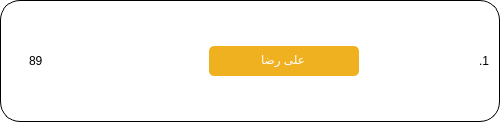
<?xml version="1.0" encoding="UTF-8"?>
<ui version="4.0">
 <class>Frame</class>
 <widget class="QFrame" name="Frame">
  <property name="geometry">
   <rect>
    <x>0</x>
    <y>0</y>
    <width>500</width>
    <height>120</height>
   </rect>
  </property>
  <property name="maximumSize">
   <size>
    <width>16777215</width>
    <height>120</height>
   </size>
  </property>
  <property name="windowTitle">
   <string>Frame</string>
  </property>
  <property name="styleSheet">
   <string notr="true">#Frame{
	border-radius: 20px;
	border: 1px solid black;
	background-color: rgb(255, 255, 255);
}</string>
  </property>
  <layout class="QGridLayout" name="gridLayout">
   <property name="leftMargin">
    <number>10</number>
   </property>
   <property name="topMargin">
    <number>10</number>
   </property>
   <property name="rightMargin">
    <number>10</number>
   </property>
   <property name="bottomMargin">
    <number>10</number>
   </property>
   <property name="horizontalSpacing">
    <number>10</number>
   </property>
   <property name="verticalSpacing">
    <number>0</number>
   </property>
   <item row="1" column="0">
    <widget class="QLineEdit" name="scoreLineEdit">
     <property name="minimumSize">
      <size>
       <width>50</width>
       <height>35</height>
      </size>
     </property>
     <property name="maximumSize">
      <size>
       <width>50</width>
       <height>16777215</height>
      </size>
     </property>
     <property name="styleSheet">
      <string notr="true">border-radius:5px;</string>
     </property>
     <property name="text">
      <string>89</string>
     </property>
     <property name="alignment">
      <set>Qt::AlignCenter</set>
     </property>
     <property name="readOnly">
      <bool>true</bool>
     </property>
    </widget>
   </item>
   <item row="1" column="3">
    <widget class="QLabel" name="profileImageLabel">
     <property name="minimumSize">
      <size>
       <width>100</width>
       <height>100</height>
      </size>
     </property>
     <property name="maximumSize">
      <size>
       <width>100</width>
       <height>100</height>
      </size>
     </property>
     <property name="sizeIncrement">
      <size>
       <width>0</width>
       <height>0</height>
      </size>
     </property>
     <property name="styleSheet">
      <string notr="true">QFrame#profileImageLabel{
backgound-color:#fffff;
border-radius:50px;
background-color:#ffffff;
}
QFrame#profileImageLabel::QPixmap{
border-radius:50px;
}
</string>
     </property>
     <property name="text">
      <string/>
     </property>
     <property name="scaledContents">
      <bool>true</bool>
     </property>
     <property name="alignment">
      <set>Qt::AlignCenter</set>
     </property>
    </widget>
   </item>
   <item row="1" column="2">
    <widget class="QLineEdit" name="userNameLineEdit">
     <property name="minimumSize">
      <size>
       <width>150</width>
       <height>30</height>
      </size>
     </property>
     <property name="maximumSize">
      <size>
       <width>300</width>
       <height>16777215</height>
      </size>
     </property>
     <property name="styleSheet">
      <string notr="true">QLineEdit#userNameLineEdit{
	color: #ffffff;
	background-color:  rgb(239, 177, 31);
    border-radius: 5px;
}
</string>
     </property>
     <property name="text">
      <string>علی رضا</string>
     </property>
     <property name="alignment">
      <set>Qt::AlignCenter</set>
     </property>
     <property name="readOnly">
      <bool>true</bool>
     </property>
    </widget>
   </item>
   <item row="1" column="1">
    <spacer name="horizontalSpacer">
     <property name="orientation">
      <enum>Qt::Horizontal</enum>
     </property>
     <property name="sizeHint" stdset="0">
      <size>
       <width>40</width>
       <height>20</height>
      </size>
     </property>
    </spacer>
   </item>
   <item row="1" column="4">
    <widget class="QLabel" name="label">
     <property name="text">
      <string>.1</string>
     </property>
    </widget>
   </item>
  </layout>
 </widget>
 <resources/>
 <connections/>
</ui>
